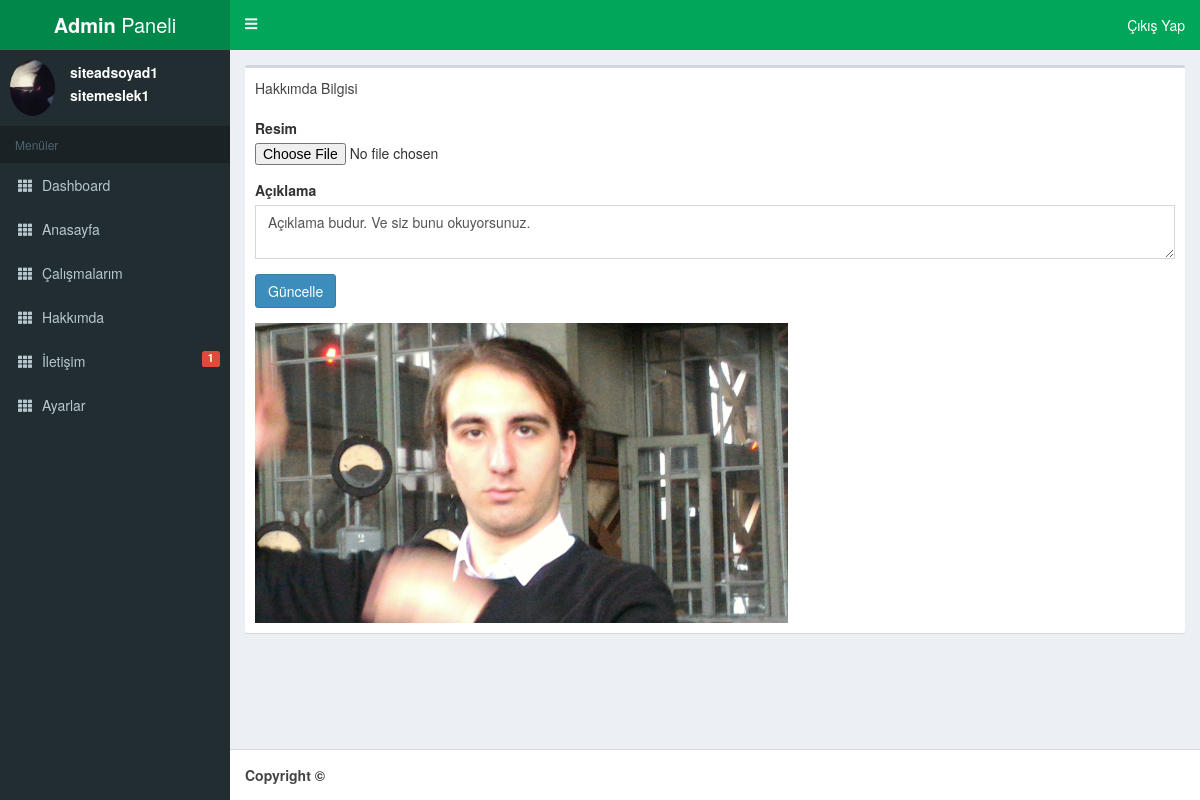
The app's page /admin/hakkimda.php with its own data.
### tables this page shows
CREATE TABLE IF NOT EXISTS `ayarlar` (
  `id` int NOT NULL,
  `site_baslik` varchar(255) DEFAULT NULL,
  `site_keywords` varchar(255) DEFAULT NULL,
  `site_description` varchar(255) DEFAULT NULL,
  `site_durum` varchar(255) DEFAULT NULL,
  `site_facebook` varchar(255) DEFAULT NULL,
  `site_twitter` varchar(255) DEFAULT NULL,
  `site_email` varchar(255) DEFAULT NULL,
  `site_kad` varchar(255) DEFAULT NULL,
  `site_pass` varchar(255) DEFAULT NULL,
  `site_adSoyad` varchar(255) DEFAULT NULL,
  `site_meslek` varchar(255) DEFAULT NULL,
  `site_resim` varchar(255) DEFAULT NULL,
  PRIMARY KEY (`id`)
);

CREATE TABLE IF NOT EXISTS `hakkimda` (
  `id` int NOT NULL,
  `resim` varchar(255) DEFAULT NULL,
  `yazi` text,
  PRIMARY KEY (`id`)
);

### admin/include/database.php (called while the page is built, shortened)
<?php
$servername = 'localhost';
$dbname     = 'pro1';
$username   = 'root';
$password   = '';
$port       = '3306';
try {
  $db = new PDO("mysql:host=$servername;dbname=$dbname;port=$port", $username, $password);
  $db->setAttribute(PDO::ATTR_ERRMODE, PDO::ERRMODE_EXCEPTION);
} catch(PDOException $e) {
  echo "Connection failed: " . $e->getMessage();
}
$ayarlar = $db->prepare("SELECT * FROM ayarlar WHERE id=:id");
$ayarlar->execute(["id" => 1]);
$ayar = $ayarlar->fetch(PDO::FETCH_OBJ);
?>

### admin/hakkimda.php (the view, shortened to what this page needs)
<?php include 'include/header.php'; ?>
<?php
$hakkimda=$db->prepare("SELECT * FROM hakkimda WHERE id=:id");
$hakkimda->execute(["id"=>1]);
$row=$hakkimda->fetch(PDO::FETCH_OBJ);
?>
    <section class="content">
        <div class="col-md-12">
            <div class="row">
                <div class="box">
                    <div class="box-header">
                        Hakkımda Bilgisi
                    </div>
                    <div class="box-body">
                        <form action="" method="post" enctype="multipart/form-data">
                            <div class="form-group">
                                <label>Resim</label>
                                <input type="file" name="resim"/>
                            </div>
                            <div class="form-group">
                                <label>Açıklama</label>
                                <textarea name="aciklama" class="form-control" ><?=$row->yazi; ?></textarea>
                            </div>
                            <div class="form-group">
                                <button type="submit" class="btn btn-primary">Güncelle</button>
                            </div>
                        </form>
                        <img src="../assets/upload/<?= $row->resim ?>" alt="" height="300">
                    </div>
                </div>
            </div>
        </div>
    </section>
<?php include 'include/footer.php'; ?>

### admin/include/header.php (shortened to what this page needs)
<?php require 'include/database.php';
?>
<!DOCTYPE html>
<html>
<head>
    <link rel="stylesheet" href="assets/css/bootstrap.min.css">
    <link rel="stylesheet" href="assets/css/fontawesome-all.min.css">
    <link rel="stylesheet" href="assets/css/AdminLTE.min.css">
    <link rel="stylesheet" href="assets/css/skin-green.min.css">
    <link rel="stylesheet" href="assets/css/select2.min.css">
</head>
<body class="hold-transition skin-green sidebar-mini">
<div class="wrapper">
    <header class="main-header">
        <a href="index.php" class="logo">
            <span class="logo-lg"><b>Admin</b> Paneli</span>
        </a>
        <nav class="navbar navbar-static-top">
            <a href="#" class="sidebar-toggle" data-toggle="push-menu" role="button">
                <i class="fa fa-bars"></i>
            </a>
            <div class="navbar-custom-menu">
                <ul class="nav navbar-nav">
                    <li class="dropdown user user-menu">
                        <a href="">Çıkış Yap</a>
        </nav>
    </header>
    <aside class="main-sidebar">
        <section class="sidebar">
            <div class="user-panel">
                <div class="pull-left image">
                    <img src="../assets/upload/<?= $ayar->site_resim ?>" class="img-circle" alt="User Image">
                </div>
                <div class="pull-left info">
                    <p> <?=$ayar->site_adSoyad?> </p>
                    <p> <?=$ayar->site_meslek?> </p>
                </div>
            </div>
            <ul class="sidebar-menu" data-widget="tree">
                <li class="header">Menüler</li>
                <li class="">
                     <a href="index.php">
                        <i class="fa fa-th"></i> <span>Dashboard</span>
					</a>
                </li>
				<li>
                     <a href="anasayfa.php">
                        <i class="fa fa-th"></i> <span>Anasayfa</span>
					</a>
                </li>
                <li>
                     <a href="calismalarim.php">
                        <i class="fa fa-th"></i> <span>Çalışmalarım</span>
					</a>
                </li>
                <li>
                     <a href="hakkimda.php">
                        <i class="fa fa-th"></i> <span>Hakkımda</span>
					</a>
                </li>
<?php
$okunmamis=$db->prepare("SELECT * FROM iletisim WHERE durum=:durum");
$okunmamis->execute(["durum"=>0]);
$sayi=$okunmamis->rowCount();
?>
                <li>
                     <a href="iletisim.php">
                        <i class="fa fa-th"></i> <span>İletişim</span>
                        <small class="label pull-right bg-red"><?= $sayi ?></small>
					</a>
                </li>
                <li>
                     <a href="ayarlar.php">
                        <i class="fa fa-th"></i> <span>Ayarlar</span>
					</a>
                </li>
			</ul>
        </section>
    </aside>
    <div class="content-wrapper">

### records on screen
ayarlar: site_resim (picture), site_adSoyad "siteadsoyad1", site_meslek "sitemeslek1"
hakkimda: aciklama "Açıklama budur. Ve siz bunu okuyorsunuz.", resim (picture)

### other values on screen
$sayi "1"
